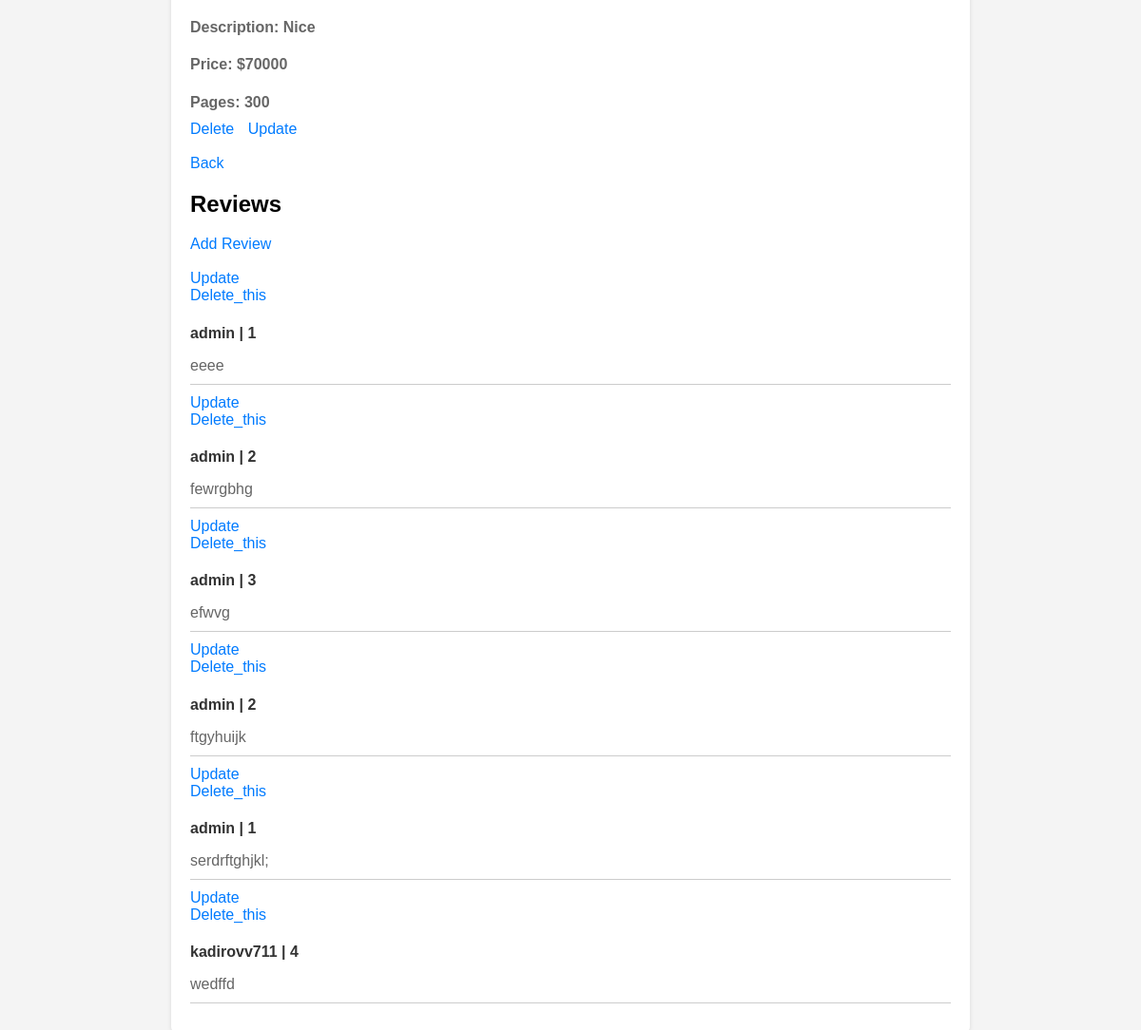
Before: /products/books/2/ (lower part) with the older database file.
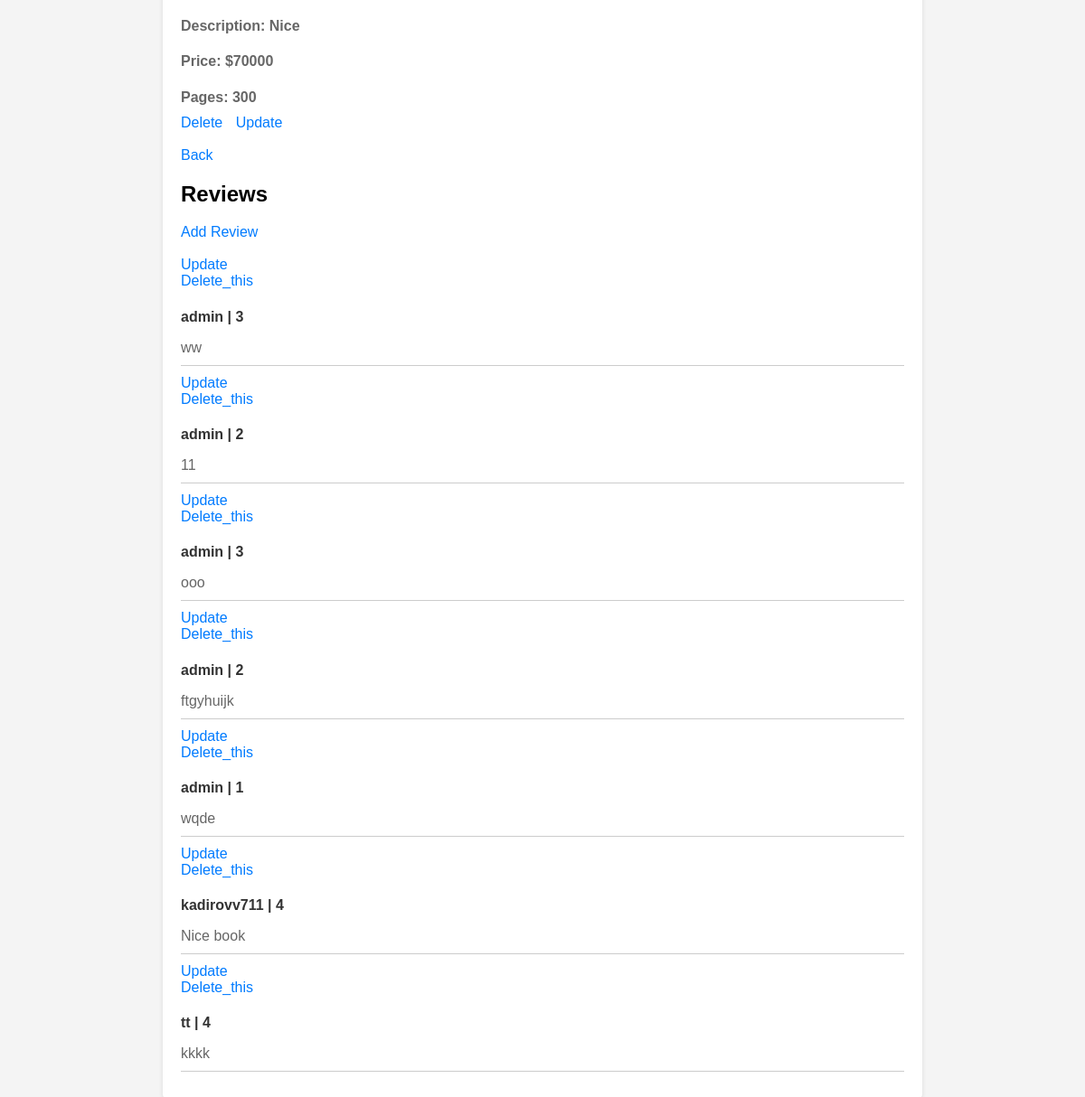
After: the same page with the newer database file.
### products/models.py (models this page shows, shortened)
class Books(models.Model):
    title = models.CharField(max_length=100)
    description = models.TextField()
    price = models.IntegerField()
    category = models.ForeignKey(CategoryBooks, on_delete=models.CASCADE)
    image = models.ImageField(upload_to='books/', blank=True, null=True)
    page = models.IntegerField()
    book_lang = models.ForeignKey(Language, on_delete=models.DO_NOTHING)
    class Meta:
        db_table = 'books'

class Review(models.Model):
    comment = models.CharField(max_length=200)
    star_given = models.IntegerField(
        default=0,
        validators=[
            MaxValueValidator(5),
            MinValueValidator(0)
        ]
     )
    book = models.ForeignKey(Books, on_delete=models.CASCADE)
    user = models.ForeignKey(CustomUser, on_delete=models.CASCADE)
    class Meta:
        db_table ='review'

### users/models.py (models this page shows, shortened)
class CustomUser(AbstractUser):
    image = models.ImageField(upload_to='users_images/', blank=True, null=True)
    class Meta:
        db_table = 'customuser'

### products/views.py (the view)
# urls.py: path('books/<int:pk>/', views.BookDetailView.as_view(), name='book-detail'),
class BookDetailView(View):
    def get(self, request, pk):
        book = Books.objects.get(pk=pk)
        reviews = Review.objects.filter(book=pk)
        context = {
            'book': book,
            'reviews': reviews
        }
        return render(request, 'book_detail.html', context=context)

### templates/book_detail.html (shortened to what this page needs)
<!DOCTYPE html>
<html lang="en">
<head>
</head>
<body>
<div class="container">
    <h4>Description: {{ book.description }}</h4>
    <h4>Price: ${{ book.price }}</h4>
    <h4>Pages: {{ book.page }}</h4>
    <a href="{% url 'products:book-delete' book.pk %}">Delete</a>
    <a href="{% url 'products:book-update' book.pk %}" >Update</a><br><br>
    <a href="{% url 'products:book-list' %}">Back</a>
    <h2>Reviews</h2>
    <a href="{% url 'products:add-review' book.pk %}">Add Review</a><br><br>
    {% for review in reviews %}
        <a href="{% url 'products:review-update' review.pk %}">Update</a><br>
        <a href="{% url 'products:review-delete' review.pk %}">Delete_this</a><br>
        <div class="review">
            <h4>{{ review.user.username }} | {{ review.star_given }}</h4>
            <p>{{ review.comment }}</p>
            <hr>
        </div>
    {% endfor %}
</div>
</body>
</html>

### templates/book_detail.html (style rules this page uses)
body { font-family: Arial, sans-serif; margin: 0; padding: 0; background-color: #f4f4f4; }
.container { max-width: 800px; margin: 20px auto; padding: 20px; background-color: #fff; border-radius: 5px; box-shadow: 0 2px 5px rgba(0, 0, 0, 0.1); }
h4 { color: #666; margin-bottom: 10px; }
a { color: #007bff; text-decoration: none; margin-right: 10px; }
.review { margin-top: 20px; }
.review h4 { font-weight: bold; color: #333; margin-bottom: 5px; }
.review p { color: #666; margin-bottom: 10px; }
.review hr { margin: 10px 0; border: 0; border-top: 1px solid #ccc; }

Changed rows visible on the page:
changed Review (number 1 of 7 on the later page): star_given "1" → "3"; comment "eeee" → "ww"
changed Review (number 2 of 7 on the later page): comment "fewrgbhg" → "11"
changed Review: comment "efwvg" → "ooo"
changed Review: comment "serdrftghjkl;" → "wqde"
changed Review "kadirovv711": comment "wedffd" → "Nice book"
added Review: user.username "tt", star_given "4", comment "kkkk"
